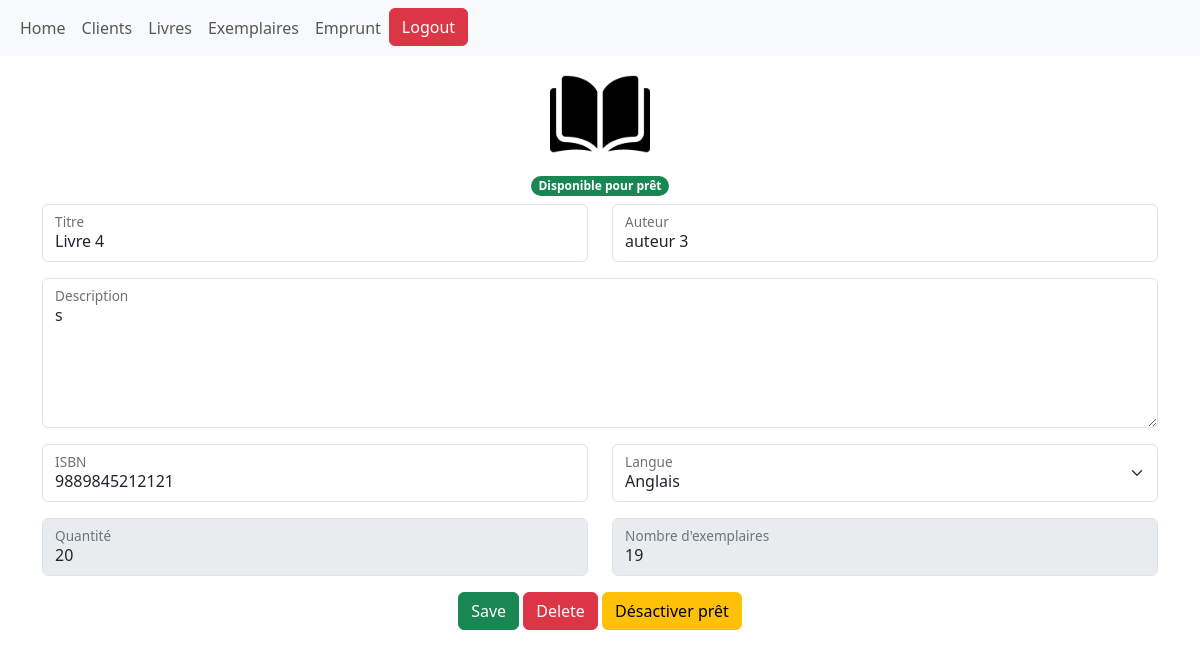
The page /Livre/9889845212121 (signed in) on the database its author committed.
### Lib_sys/models.py (models this page shows, shortened)
class Livre(models.Model):
    LANGUE_CHOICES = [
        ('', 'Select langue'),
        ('AR','Arabe'),
        ('FR', 'Français'),
        ('EN', 'Anglais'),
        ('ES', 'Espagnol'),
        ('AUTRE', 'Autre'),
    ]
    titre = models.CharField(max_length=100)
    auteur = models.CharField(max_length=100)
    description = models.TextField()
    ISBN = models.CharField(max_length=13)
    langue = models.CharField(max_length=6, choices=LANGUE_CHOICES)
    number_exemplaires = models.PositiveBigIntegerField(default=0)
    quantite = models.PositiveIntegerField(default=0)
    pret = models.BooleanField(default=True)
    def __str__(self):
        return f"{self.titre}"

### Lib_sys/views.py (the view)
# urls.py: path('Livre/<int:ISBN>', views.livre, name='Livre'),
@login_required
def livre(request, ISBN):
    livre = Livre.objects.get(ISBN=ISBN)
    if request.method == 'POST':
        form = livre_f(request.POST, instance=livre)
        form.save()
        return redirect('Livres')
    else:
        form = livre_f(instance=livre)
    return render(request, 'Livre.html', {'livre': livre, 'form': form})

### Lib_sys/forms.py
class livre_f(forms.ModelForm):
    class Meta:
        model = Livre
        fields = ['titre','auteur','description','ISBN','langue','quantite']
        widgets = { 'titre': forms.TextInput(attrs={'class':"form-control" ,'id':"floatingInput"}),
                    'auteur': forms.TextInput(attrs={'class':"form-control" ,'id':"floatingInput"}),
                    'description': forms.Textarea(attrs={'style': "height:150px;",'class':"form-control" ,'id':"floatingInput"}),
                    'ISBN': forms.TextInput(attrs={'class':"form-control" ,'id':"floatingInput"}),
                    'langue': forms.Select(choices=Livre.LANGUE_CHOICES, attrs={'class':"form-select" ,'id':"floatingInput"}),
                    'quantite': forms.NumberInput(attrs={'min': Livre.number_exemplaires , 'class':"form-control" ,'id':"floatingInput"})
                    }
    def __init__(self, *args, **kwargs):
        super().__init__(*args, **kwargs)
        self.fields['ISBN'].validators.append(MaxLengthValidator(13))

### Lib_sys/templates/Livre.html (shortened to what this page needs)
{% extends 'base.html' %}
{% load static %}
{% block content %}
<div class="container-sm">
    <form action="" method="POST">
        <div class="row m-2">
            <center><img src="{% static 'imgs/book.png' %}" height="100px"></center>
        </div>
        <center>
            {% if livre.pret %}
            <span class="badge rounded-pill bg-success">Disponible pour prêt</span>
            {% else %}
            <span class="badge rounded-pill bg-danger">Consultation suprplace uniquement</span>
            {% endif %}
        </center>
        <div class="row mt-2">
            <div class="col">
                <div class="form-floating mb-3">
                    {{ form.titre }}
                    <label for="floatingInput">Titre</label>
                </div>
            </div>
            <div class="col">
                <div class="form-floating mb-3">
                    {{ form.auteur }}
                    <label for="floatinInput">Auteur</label>
                </div>
            </div>
        </div>
        <div class="row">
            <div class="col">
                <div class="form-floating mb-3">
                    {{form.description }}
                    <label for="floatinInput">Description</label>
                </div>
            </div>
        </div>
        <div class="row">
            <div class="col">
                <div class="form-floating mb-3">
                    {{ form.ISBN }}
                    <label for="floatinInput">ISBN</label>
                </div>
            </div>
            <div class="col">
                <div class="form-floating mb-3">
                    {{ form.langue }}
                    <label for="floatinInput">Langue</label>
                </div>
            </div>
        </div>
        <div class="row">
            <div class="col">
                <div class="form-floating mb-3">
                    <input type="text" class="form-control" id="floatingInput" value="{{ livre.quantite }}"
                        disabled>
                    <label for="floatinInput">Quantité</label>
                </div>
            </div>
            <div class="col">
                <div class="form-floating mb-3">
                    <input type="text" class="form-control" id="floatingInput" value="{{ livre.number_exemplaires }}"
                        disabled>
                    <label for="floatinInput">Nombre d'exemplaires</label>
                </div>
            </div>
        </div>
        <center>
            <button name="btn" type="submit" class="btn btn-success">Save</button>
            <a href="{% url 'delete_livre' livre.id %}" class="btn btn-danger">Delete</a>
            {% if livre.pret %}
            <a href="{% url 'pret' livre.id %}?pret=non" class="btn btn-warning">Désactiver prêt</a>
            {% else %}
                {% if livre.number_exemplaires > 1 %}
                    <a href="{% url 'pret' livre.id %}?pret=oui" class="btn btn-warning">Activer prêt</a>
                {% else %}
                    <button class="btn btn-warning" disabled>Activer prêt</button>
                {% endif %}
            {% endif %}
        </center>
</div>
</div>
{% endblock content %}

### rows shown on the page
Livre: titre "Livre 4", auteur "auteur 3", description "s", ISBN "9889845212121", langue "Anglais", quantite "20", number_exemplaires "19"
